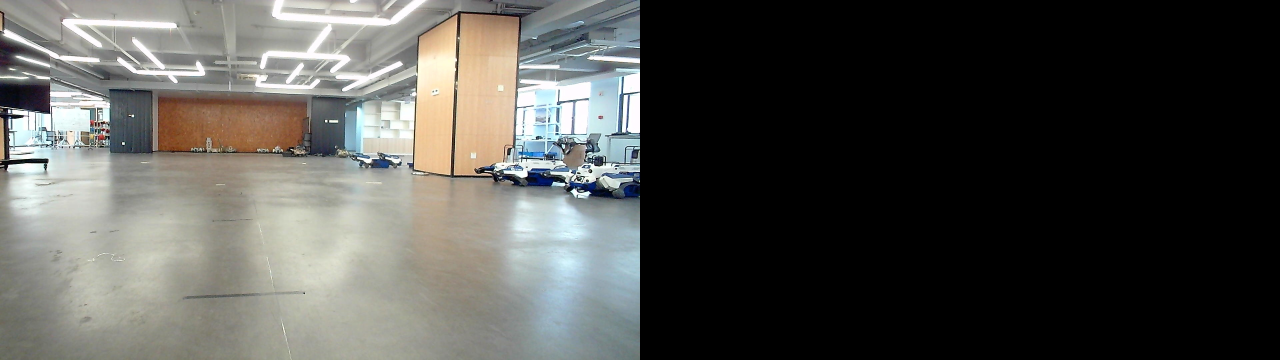
//> input picture stitched_image.jpg, 3840 x 1080 px (shown at 1/3 size)
$ ./main_sift stitched_image.jpg 70py.jpg   (built with g++ and OpenCV 4)
//> lines starting //> are read from the running program, lines starting //| are printed output that depends on the picture
// @https://blog.csdn.net/dcrmg/article/details/52629856

#include <opencv2/opencv.hpp>
#include <opencv2/stitching.hpp>
#include <opencv2/stitching/warpers.hpp>
#include <opencv2/stitching/detail/blenders.hpp>
#include <opencv2/stitching/detail/camera.hpp>
#include <opencv2/stitching/detail/matchers.hpp>
#include <opencv2/stitching/detail/motion_estimators.hpp>
#include <opencv2/stitching/detail/seam_finders.hpp>
#include <opencv2/stitching/detail/util.hpp>
#include <opencv2/opencv.hpp>
#include <opencv2/xfeatures2d.hpp>

using namespace cv;
using namespace std;

//计算原始图像点位在经过矩阵变换后在目标图像上对应位置
Point2f getTransformPoint(const Point2f originalPoint,const Mat &transformMaxtri);

int main(int argc,char *argv[])
{
	Mat image01=imread(argv[1]);
//> image01 is the input picture: 1080 rows x 3840 cols, CV_8UC3; mean B, G, R 77.1, 80.9, 81
	Mat image02=imread(argv[2]);
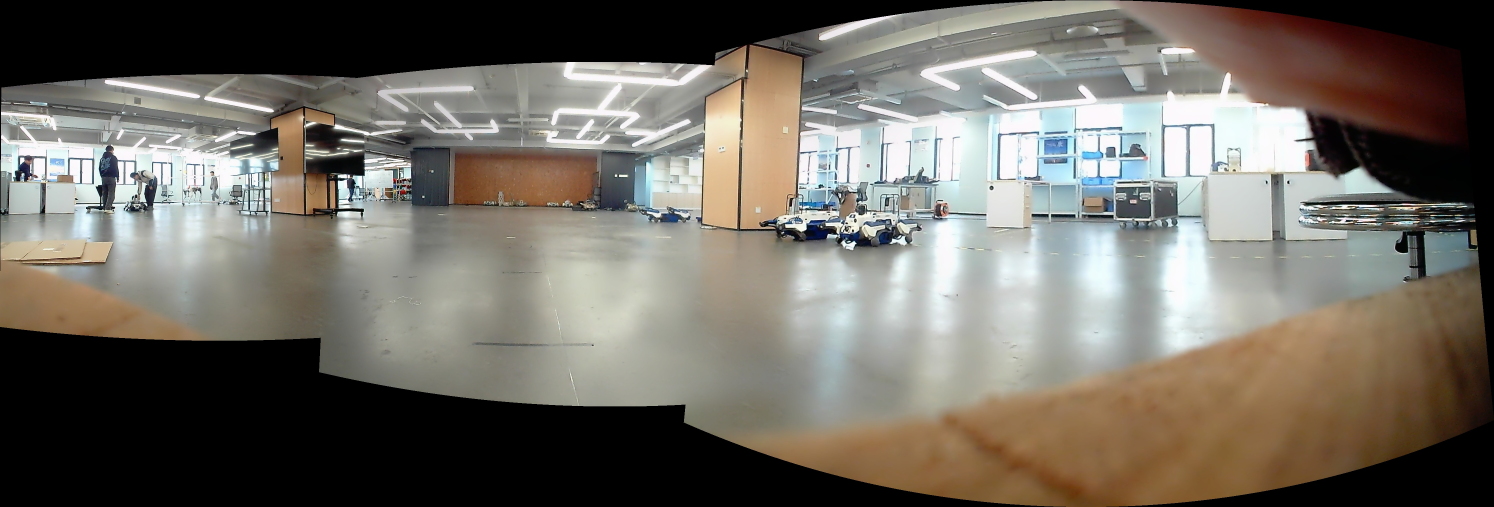
//> input picture 70py.jpg, 4482 x 1521 px (shown at 1/3 size)
//> image02 is the input picture: 1521 rows x 4482 cols, CV_8UC3; mean B, G, R 100.3, 108.7, 113.4
	imshow("拼接图像1",image01);
	imshow("拼接图像2",image02);

	//灰度图转换
	Mat image1,image2;
	cvtColor(image01,image1,cv::COLOR_BGR2GRAY);
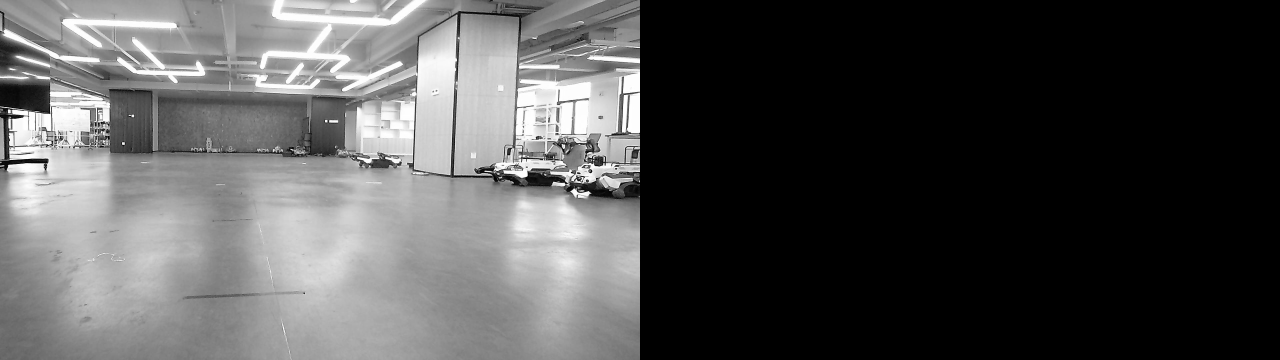
//> image1: 1080 rows x 3840 cols, CV_8UC1 (shown at 1/3 size); min 0, max 255, mean 80.5
	cvtColor(image02,image2,cv::COLOR_BGR2GRAY);
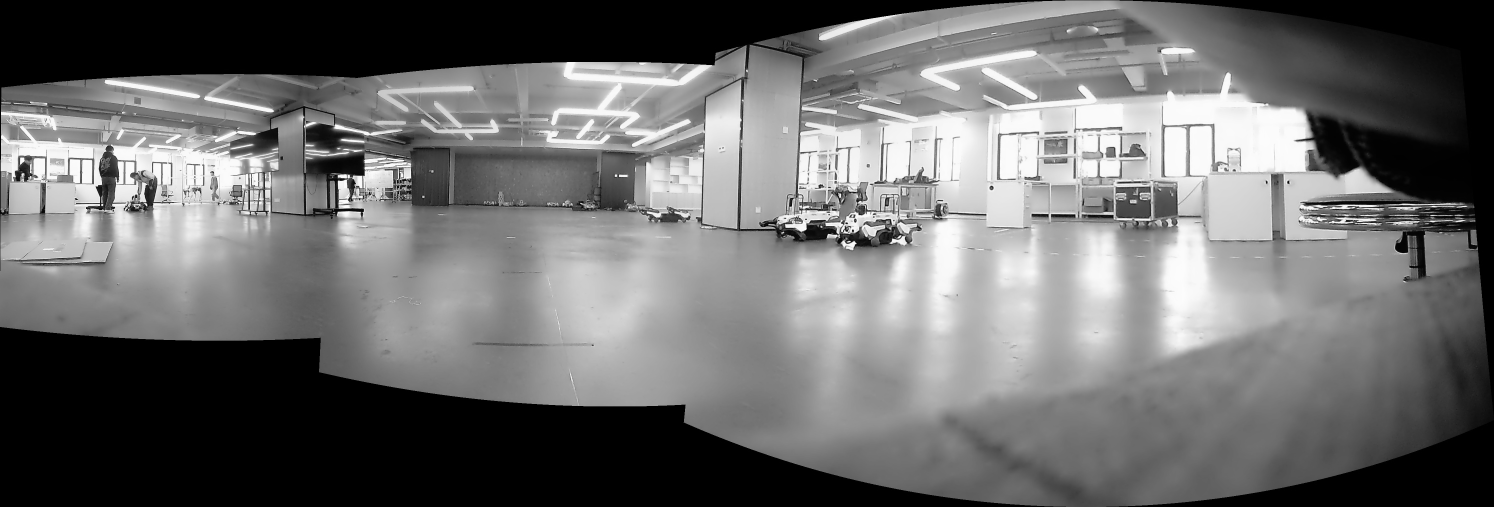
//> image2: 1521 rows x 4482 cols, CV_8UC1 (shown at 1/3 size); min 0, max 255, mean 109.2

	//提取特征点
	Ptr<cv::xfeatures2d::SIFT> sift = cv::xfeatures2d::SIFT::create(800); // 海塞矩阵阈值
    vector<KeyPoint> keyPoint1, keyPoint2;
    sift->detect(image1, keyPoint1);
//> keyPoint1 = 800 keypoints; strongest (x, y, size): (370, 430, 5.3), (187, 441, 3), (1488, 501, 2.5), (1736, 572, 2.1)
    sift->detect(image2, keyPoint2);
//> keyPoint2 = 800 keypoints; strongest (x, y, size): (307, 615, 4.1), (2540, 670, 3.8), (2418, 658, 3), (2559, 692, 4.3)

	//特征点描述，为下边的特征点匹配做准备
	// SiftDescriptorExtractor siftDescriptor;
	Mat imageDesc1,imageDesc2;
	sift->compute(image1, keyPoint1, imageDesc1);
    sift->compute(image2, keyPoint2, imageDesc2);

	//获得匹配特征点，并提取最优配对
	FlannBasedMatcher matcher;
	vector<DMatch> matchePoints;
	matcher.match(imageDesc1,imageDesc2,matchePoints,Mat());
//> matchePoints = 800 matches
	sort(matchePoints.begin(),matchePoints.end()); //特征点排序
	//获取排在前N个的最优匹配特征点
	vector<Point2f> imagePoints1,imagePoints2;
	for(int i=0;i<10;i++)
	{
		imagePoints1.push_back(keyPoint1[matchePoints[i].queryIdx].pt);
		imagePoints2.push_back(keyPoint2[matchePoints[i].trainIdx].pt);
	}

	//获取图像1到图像2的投影映射矩阵，尺寸为3*3
	Mat homo=findHomography(imagePoints1,imagePoints2,cv::RANSAC);
//> homo = [[1.02, -0.345, 928.3], [0.026, 0.854, 178.1], [3.62e-05, -0.000169, 1]]
    std::cout << "Homography Matrix: \n" << homo << std::endl;
//| Homography Matrix:
//| [1.021871219262118, -0.3449951210011216, 928.3253509550948;
//|  0.02602058300040564, 0.8536091425864322, 178.097673566675;
//|  3.622848648525581e-05, -0.0001691257817800359, 1]

	// cv::Mat homo = (cv::Mat_<double>(3, 3) <<
    // 2.197386425140752, -0.07377270704925194, -1167.414033220644,
    // 0.5110324381673975, 1.935452095463473, -373.3411584695648,
    // 0.001217054710117502, 7.662880411856859e-05, 1);

	Mat adjustMat=(Mat_<double>(3,3)<<1.0,0,image01.cols,0,1.0,0,0,0,1.0);
//> adjustMat = [[1, 0, 3840], [0, 1, 0], [0, 0, 1]]
	Mat adjustHomo=adjustMat*homo;
//> adjustHomo = [[1.16, -0.994, 4768.3], [0.026, 0.854, 178.1], [3.62e-05, -0.000169, 1]]

	//获取最强配对点在原始图像和矩阵变换后图像上的对应位置，用于图像拼接点的定位
	Point2f originalLinkPoint,targetLinkPoint,basedImagePoint;
	originalLinkPoint=keyPoint1[matchePoints[0].queryIdx].pt;
//> originalLinkPoint = Point(1060.9, 475.2)
	targetLinkPoint=getTransformPoint(originalLinkPoint,adjustHomo);
//> in getTransformPoint, `originelP=(Mat_<double>(3,1)<<originalPoint.x,originalPoint.y,1.0);`: originelP = [1060.9, 475.2, 1]
//> in getTransformPoint, `targetP=transformMaxtri*originelP;`: targetP = [5527.5, 611.3, 0.958]
//> in getTransformPoint, `float x=targetP.at<double>(0,0)/targetP.at<double>(2,0);`: x = 5769.4
//> in getTransformPoint, `float y=targetP.at<double>(1,0)/targetP.at<double>(2,0);`: y = 638.1
//> targetLinkPoint = Point(5769.4, 638.1)
	basedImagePoint=keyPoint2[matchePoints[0].trainIdx].pt;
//> basedImagePoint = Point(1929.5, 638.1)

	//图像配准
	Mat imageTransform1;
	warpPerspective(image01,imageTransform1,adjustMat*homo,Size(image02.cols+image01.cols+10,image02.rows));
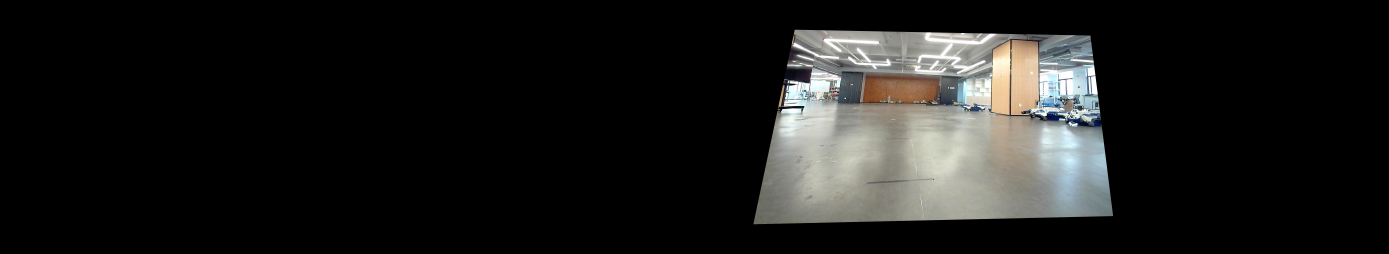
//> imageTransform1: 1521 rows x 8332 cols, CV_8UC3 (shown at 1/6 size); mean B, G, R 26.8, 28.1, 28.1

	//在最强匹配点的位置处衔接，最强匹配点左侧是图1，右侧是图2，这样直接替换图像衔接不好，光线有突变
	Mat ROIMat=image02(Rect(Point(basedImagePoint.x,0),Point(image02.cols,image02.rows)));
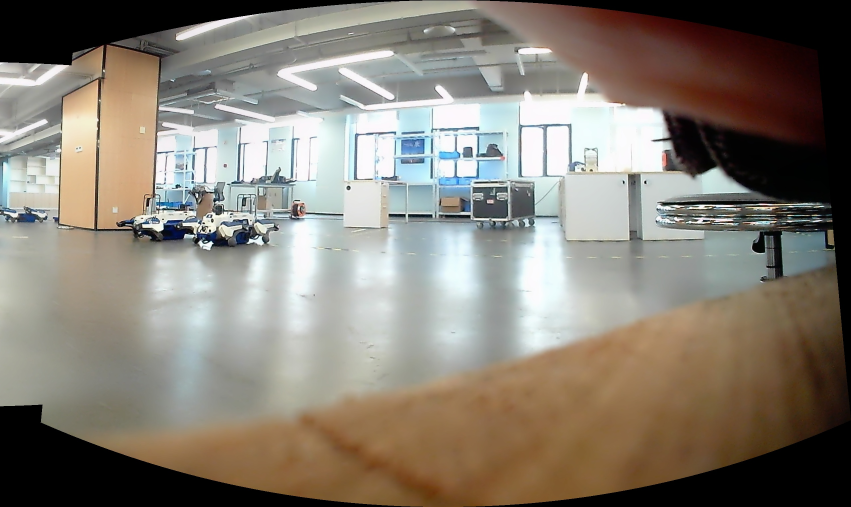
//> ROIMat: 1521 rows x 2553 cols, CV_8UC3 (shown at 1/3 size); mean B, G, R 116.5, 127.1, 134
	ROIMat.copyTo(Mat(imageTransform1,Rect(targetLinkPoint.x,0,image02.cols-basedImagePoint.x+1,image02.rows)));

	namedWindow("拼接结果",0);
	imshow("拼接结果",imageTransform1);
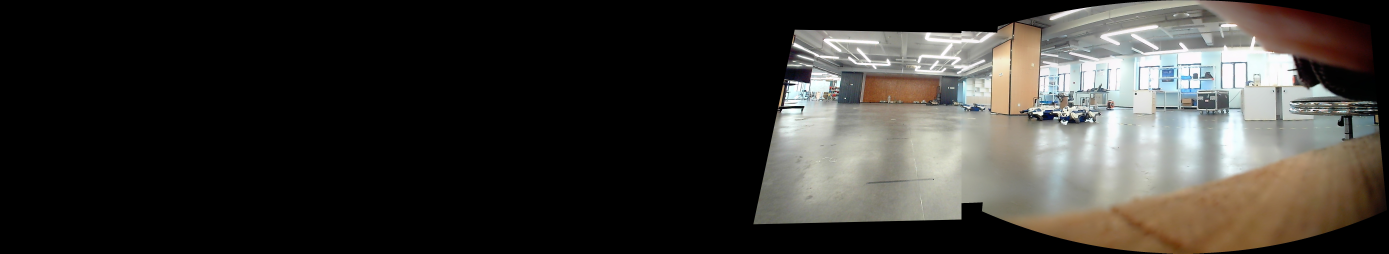
//> window '拼接结果': 1521 rows x 8332 cols, CV_8UC3 (shown at 1/6 size); mean B, G, R 50.6, 54.8, 57.1
	imwrite("拼接结果.jpg",imageTransform1);
	waitKey();
	return 0;
}

//计算原始图像点位在经过矩阵变换后在目标图像上对应位置
Point2f getTransformPoint(const Point2f originalPoint,const Mat &transformMaxtri)
{
	Mat originelP,targetP;
	originelP=(Mat_<double>(3,1)<<originalPoint.x,originalPoint.y,1.0);
	targetP=transformMaxtri*originelP;
	float x=targetP.at<double>(0,0)/targetP.at<double>(2,0);
	float y=targetP.at<double>(1,0)/targetP.at<double>(2,0);
	return Point2f(x,y);
}
